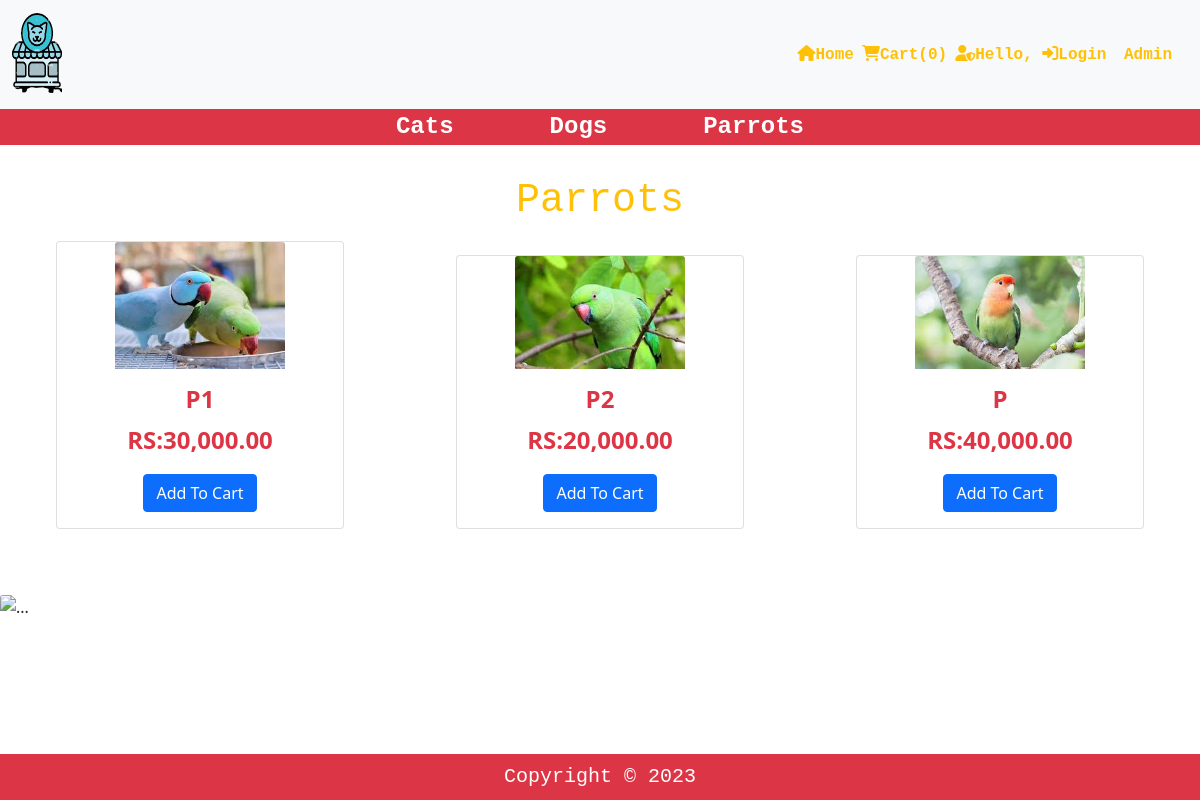
Page /user/parrots.php on the committed database.
### tables this page shows
CREATE TABLE `tblproduct` (
  `id` int(11) NOT NULL,
  `Pname` varchar(100) NOT NULL,
  `Pprice` varchar(100) NOT NULL,
  `Pimage` varchar(200) NOT NULL,
  `Pcategory` varchar(100) NOT NULL
);

### user/parrots.php (the view, shortened to what this page needs)
<!DOCTYPE html>
<html lang="en">
<head>
    <?php
    include'header.php';
    ?>
</head>
<body>
  <div class="container-fluid">
    <div class="col-md-12">
    <div class="row">
    <h1 class="text-warning font-monospace my-3 text-center">Parrots</h1>
<?php
include 'config.php';
$Record=mysqli_query($con," SELECT* FROM `tblproduct`");
while ($row=mysqli_fetch_array($Record)){
$check_page=$row['Pcategory'];
if($check_page ==='Parrots'){
  echo"
  <div class='col-md-6 col-lg-4 m-auto mb-3'>
  <form action='Insertcart.php' method='POST'>
      <div class='card m-auto'style='width: 18rem;'>
      <img src='../admin/product/$row[Pimage]' class='card-img-top m-auto' style='width:170px;'  alt='...'>
    <div class='card-body text-center'>
      <h5 class='card-title text-danger fs-4 fw-bold'>$row[Pname]</h5>
      <p class='card-text text-danger fs-4 fw-bold'> ";?> RS:<?php echo number_format($row['Pprice'],2)?> <?php echo"</p>
      <input type='hidden' name='Pname' value='$row[Pname]'>
      <input type='hidden' name='Pprice' value='$row[Pprice]'>
     <button type='submit'name='addcart' class='btn btn-primary'>Add To Cart</button>
    </div>
    </form>
  </div>
  </div>
  ";
}
}
?>
<?php
include 'footer.php';
?>
</body>
</html>
<img src='../admin/product/$row[Pimage]' class='card-img-top m-auto' style='width:170px;'  alt='...'>

### rows in the picture
tblproduct: Pimage (picture), Pname "P1", Pprice "30,000.00"
tblproduct: Pimage (picture), Pname "P2", Pprice "20,000.00"
tblproduct: Pimage (picture), Pname "P", Pprice "40,000.00"

### other values in the picture
$count "0"
